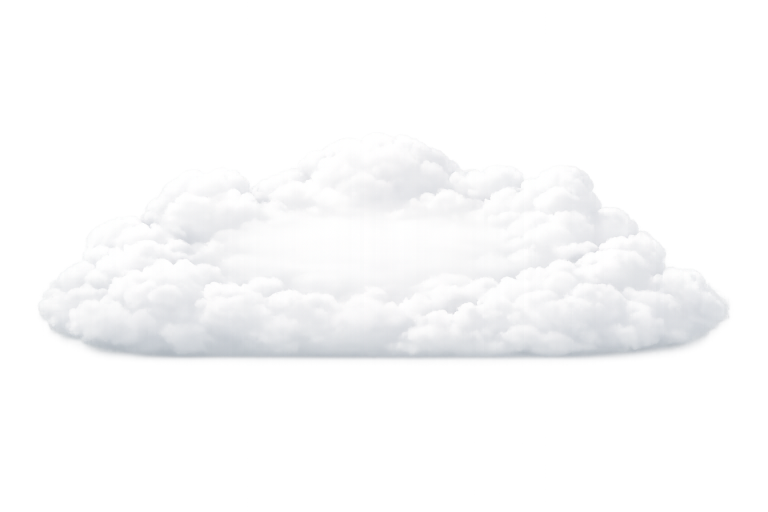
#> input picture app/web/ui/assets/moln/moln-foto.png, 1536 x 1024 px (shown at 1/2 size)
$ python gor_ikon.py ../app/web/ui/assets/moln/moln-foto.png
#> lines starting #> are read from the running program, lines starting #| are printed output that depends on the picture
"""Bild → Windows-ikon: `python tools/gor_ikon.py bild.png ut.ico`.

Ikonerna till skrivbordsgenvägarna (Superappen, Diktera) ritas inte
i kod utan genereras som bilder och tas in här. Det som behövs på vägen in är
tre saker som är lätta att slarva med:

* Nedskalning en gång PER storlek. Lägger man bara in 256 px i .ico:n sköter
  Windows nedskalningen själv, och gör den sämre — 16 px i aktivitetsfältet blir
  grynigt. LANCZOS per storlek är hela skillnaden.
* Genomskinliga hörn. En bildmodell lämnar vita hörn utanför den rundade rutan;
  utan alfa där ser ikonen ut som en klistrad ruta mot mörk bakgrund. `--radie`
  maskar hörnen, mätt i den färdiga 1024-rutans pixlar.
* Kvadrat. Bilden beskärs från mitten till kvadrat innan något annat händer.

Källbilderna ligger kvar som assets/*.png med flit — utan dem går ikonerna inte
att bygga om, och .ico:n själv är ett dåligt original.
"""
from __future__ import annotations

from pathlib import Path

from PIL import Image, ImageDraw

RUTA = 1024
STORLEKAR = [16, 24, 32, 48, 64, 128, 256]


def fran_png(kalla: Path, mal: Path, radie: int = 0) -> Path:
#> called with radie = 0
    bild = Image.open(kalla).convert("RGBA")
#> bild is the input picture: PIL image 1536x1024 RGBA; mean R, G, B, A 154, 154.4, 155.5, 72.3
    sida = min(bild.size)
#> sida = 1024
    v, o = (bild.width - sida) // 2, (bild.height - sida) // 2
#> v = 256; o = 0
    bild = bild.crop((v, o, v + sida, o + sida)).resize((RUTA, RUTA), Image.LANCZOS)
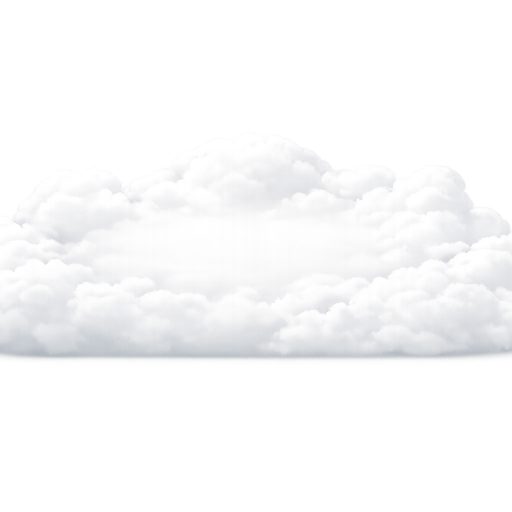
#> bild: PIL image 1024x1024 RGBA (shown at 1/2 size); mean R, G, B, A 167.9, 168.3, 169.5, 93.9; transparent parts drawn white
    if radie:
        mask = Image.new("L", (RUTA, RUTA), 0)
        ImageDraw.Draw(mask).rounded_rectangle([0, 0, RUTA - 1, RUTA - 1],
                                               radius=radie, fill=255)
        bild.putalpha(mask)
    mal.parent.mkdir(parents=True, exist_ok=True)
    bild.save(mal, format="ICO", sizes=[(s, s) for s in STORLEKAR])
    return mal


if __name__ == "__main__":
    import sys

    argv = [a for a in sys.argv[1:] if not a.startswith("--")]
    radie = next((int(a.split("=")[1]) for a in sys.argv[1:] if a.startswith("--radie=")), 0)
    if not argv:
        raise SystemExit("Användning: gor_ikon.py bild.png [ut.ico] [--radie=120]")
    kalla = Path(argv[0])
    mal = Path(argv[1]) if len(argv) > 1 else kalla.with_suffix(".ico")
    print("Skrev", fran_png(kalla, mal, radie))

$ run again, on app/web/ui/assets/moln/moln-liten.png
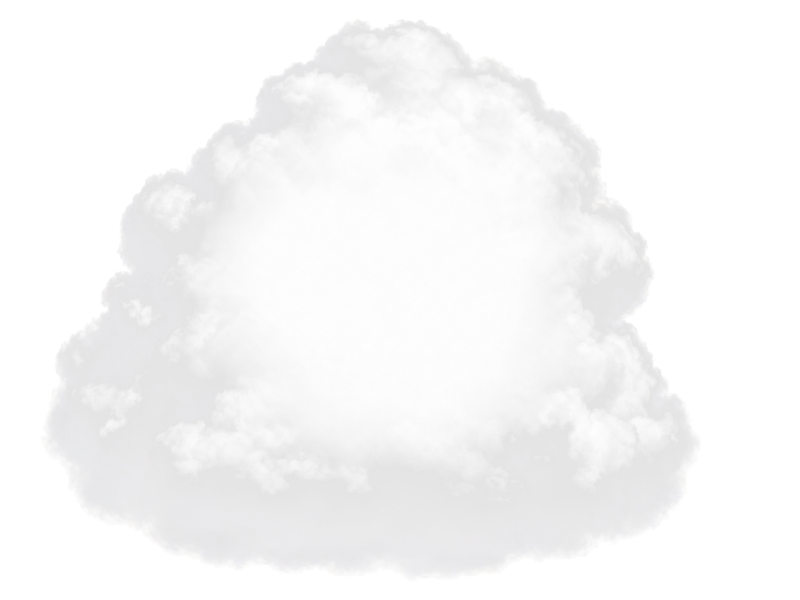
#> input picture app/web/ui/assets/moln/moln-liten.png, 1600 x 1200 px (shown at 1/2 size)
#> in fran_png, bild is the input picture: PIL image 1600x1200 RGBA; mean R, G, B, A 132.5, 132.1, 132.3, 131.3
#> in fran_png, `bild = bild.crop((v, o, v + sida, o + sida)).resize((RUTA, RUTA), Imag..`:
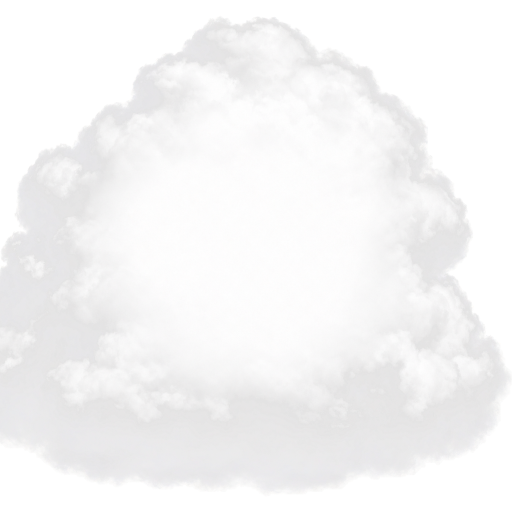
#> bild: PIL image 1024x1024 RGBA (shown at 1/2 size); mean R, G, B, A 171.5, 171, 171.3, 170.7; transparent parts drawn white

$ run again, on app/web/ui/assets/moln/moln-vanster.png
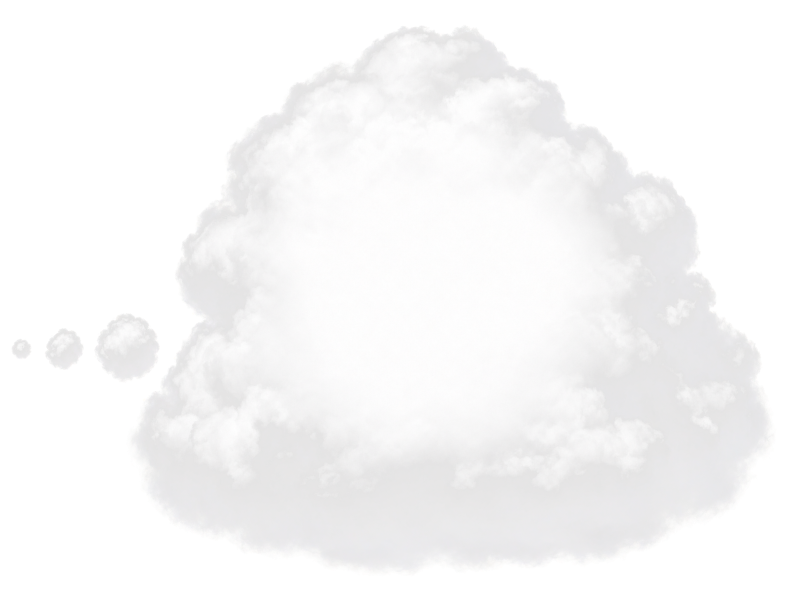
#> input picture app/web/ui/assets/moln/moln-vanster.png, 1600 x 1200 px (shown at 1/2 size)
#> in fran_png, bild is the input picture: PIL image 1600x1200 RGBA; mean R, G, B, A 130.1, 129.7, 129.9, 127.8
#> in fran_png, `bild = bild.crop((v, o, v + sida, o + sida)).resize((RUTA, RUTA), Imag..`:
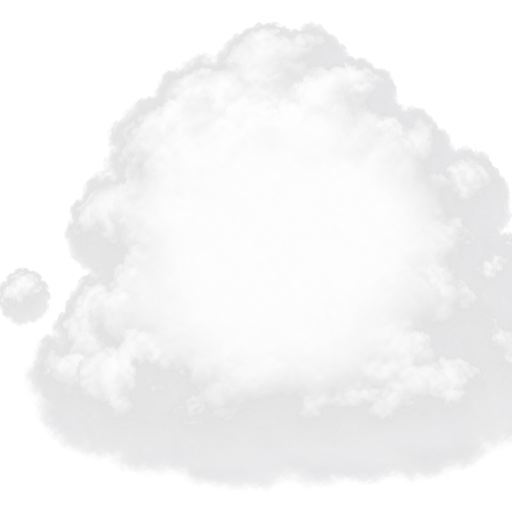
#> bild: PIL image 1024x1024 RGBA (shown at 1/2 size); mean R, G, B, A 164.6, 164.1, 164.3, 162.8; transparent parts drawn white
